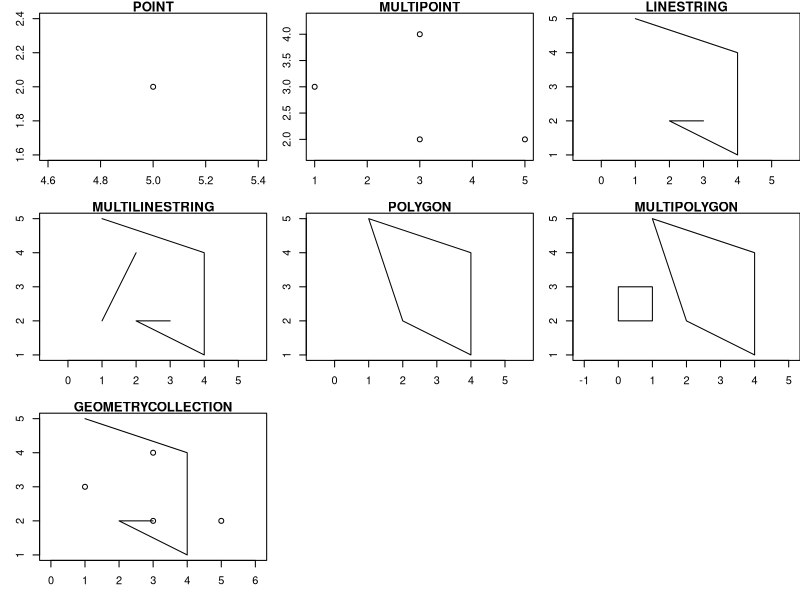

Source code (R):
## ---- chunk 1
knitr::opts_chunk$set(echo = TRUE, message = FALSE, warning = FALSE, eval = FALSE)
## ---- chunk 2
library(sf)
library(purrr)
library(tibble)
library(dplyr)
library(tidyr)
## ---- chunk 3
pts_sfg = st_point(c(5, 2))

multipoint_matrix = rbind(c(5, 2), c(1, 3), c(3, 4), c(3, 2))
mpts_sfg = st_multipoint(multipoint_matrix)

linestring_matrix = rbind(c(1, 5), c(4, 4), c(4, 1), c(2, 2), c(3, 2))
line_sfg = st_linestring(linestring_matrix)

multilinestring_list = list(rbind(c(1, 5), c(4, 4), c(4, 1), c(2, 2), c(3, 2)), 
                            rbind(c(1, 2), c(2, 4)))
mline_sfg = st_multilinestring((multilinestring_list))

polygon_list = list(rbind(c(1, 5), c(2, 2), c(4, 1), c(4, 4), c(1, 5)))
poly_sfg = st_polygon(polygon_list)

multipolygon_list = list(list(rbind(c(1, 5), c(2, 2), c(4, 1), c(4, 4), c(1, 5))),
                         list(rbind(c(0, 2), c(1, 2), c(1, 3), c(0, 3), c(0, 2))))
mpoly_sfg = st_multipolygon(multipolygon_list)

gemetrycollection_list = list(st_multipoint(multipoint_matrix),
                              st_linestring(linestring_matrix))
geoc_sfg = st_geometrycollection(gemetrycollection_list)

sfgs = list(pts_sfg = pts_sfg, mpts_sfg = mpts_sfg,
            line_sfg = line_sfg, mline_sfg = mline_sfg, 
            poly_sfg = poly_sfg, mpoly_sfg = mpoly_sfg,
            geoc_sfg = geoc_sfg)
## ---- chunk 4
pts_sfc = st_sfc(pts_sfg)
mpts_sfc = st_sfc(mpts_sfg)
line_sfc = st_sfc(line_sfg)
mline_sfc = st_sfc((mline_sfg))
poly_sfc = st_sfc(poly_sfg)
mpoly_sfc = st_sfc(mpoly_sfg)
geoc_sfc = st_sfc(geoc_sfg)

sfcs = list(pts_sfc = pts_sfc, mpts_sfc = mpts_sfc,
            line_sfc = line_sfc, mline_sfc = mline_sfc, 
            poly_sfc = poly_sfc, mpoly_sfc = mpoly_sfc,
            geoc_sfc = geoc_sfc)
## ---- chunk 5
my_df = data.frame(col = "a")
pts_sf = st_sf(my_df, pts_sfc)
mpts_sf = st_sf(my_df, mpts_sfc)
line_sf = st_sf(my_df, geom = line_sfc)
mline_sf = st_sf(my_df, geom = mline_sfc)
poly_sf = st_sf(my_df, geom = poly_sfc)
mpoly_sf = st_sf(my_df, geom = mpoly_sfc)
geoc_sf = st_sf(my_df, geom = geoc_sfc)

sfs = list(pts_sf = pts_sf, mpts_sf = mpts_sf,
           line_sf = line_sf, mline_sf = mline_sf, 
           poly_sf = poly_sf, mpoly_sf = mpoly_sf,
           geoc_sf = geoc_sf)
## ---- chunk 6
par(mfrow = c(3, 3))
par(mar = c(3, 3, 1, 0))
plot(pts_sfc, axes = TRUE, main = "POINT")
plot(mpts_sfc, axes = TRUE, main = "MULTIPOINT")
plot(line_sfc, axes = TRUE, main = "LINESTRING")
plot(mline_sfc, axes = TRUE, main = "MULTILINESTRING")
plot(poly_sfc, axes = TRUE, main = "POLYGON")
plot(mpoly_sfc, axes = TRUE, main = "MULTIPOLYGON")
plot(geoc_sfc, axes = TRUE, main = "GEOMETRYCOLLECTION")
## ---- chunk 7
st_type = function(x){
  if (all(is.na(x))){
    return(NA)
  } 
  x_class = class(x)
  if ("sfg" %in% x_class){
    return("sfg")
  } else if ("sfc" %in% x_class){
    return("sfc")
  } else if ("sf" %in% x_class){
    return("sf")
  }
}
st_geometry_type_s = function(x){
  if (is.null(x)){
    return(NULL)
  } else {
    return(as.character(st_geometry_type(x)))
  }
}
unique_s = function(x) {
  ifelse(is.null(x), "NA", unique(x))
}
st_caster = function(x){
  st_cast_s = possibly(st_cast, NULL)
  geometries_df = data_frame(to = c("POINT", "MULTIPOINT", 
                                    "LINESTRING", "MULTILINESTRING",
                                    "POLYGON", "MULTIPOLYGON",
                                    "GEOMETRYCOLLECTION"))
  
  geo_df = geometries_df %>% 
    mutate(result = map(to, st_cast_s, x = x)) %>% 
    mutate(result_geom = map(result, st_geometry_type_s)) %>% 
    mutate(result_geom_length = map_int(result_geom, length)) %>% 
    mutate(result_geom = map_chr(result_geom, unique_s)) %>% 
    mutate(result_type = map_chr(result, st_type)) %>% 
    mutate(input = list(x)) %>% 
    mutate(input_geom = st_geometry_type_s(x)) %>% 
    mutate(input_geom_length = map_int(input_geom, length)) %>% 
    mutate(input_geom = map_chr(input_geom, unique_s)) %>% 
    mutate(input_type = st_type(x)) %>% 
    mutate(input_geom = paste0(input_geom, "(", input_geom_length, ")"),
           result_geom = paste0(result_geom, "(", result_geom_length, ")")) %>% 
    select(input_geom, to, result_geom_length) %>% 
    mutate(result_geom_length = if_else(result_geom_length == 0, NA_integer_, result_geom_length)) %>% 
    spread(to, result_geom_length)
  
  geo_df
}
## ---- chunk 8
sfgs_st_cast = sfgs %>% map_dfr(st_caster)
sfcs_st_cast = sfcs %>% map_dfr(st_caster)
sfs_st_cast = sfs %>% map_dfr(st_caster)
## ---- chunk 9
sfgs_st_cast %>% 
  dplyr::select(input_geom, POINT, MULTIPOINT, LINESTRING, MULTILINESTRING, POLYGON, MULTIPOLYGON, GEOMETRYCOLLECTION) %>% 
  knitr::kable(caption = "Geometry casting on simple feature geometries with input type by row and output type by column. Values like (1) represent the number of features; NA means the operation is not possible.")
## ---- chunk 10
sfcs_st_cast %>% 
  dplyr::select(input_geom, POINT, MULTIPOINT, LINESTRING, MULTILINESTRING, POLYGON, MULTIPOLYGON, GEOMETRYCOLLECTION) %>% 
  knitr::kable(caption = "Geometry casting on simple feature geometry list columns with input type by row and output type by column. Values like (1) represent the number of features; NA means the operation is not possible.")
## ---- chunk 11
sfs_st_cast %>% 
  dplyr::select(input_geom, POINT, MULTIPOINT, LINESTRING, MULTILINESTRING, POLYGON, MULTIPOLYGON, GEOMETRYCOLLECTION) %>% 
  knitr::kable(caption = "Geometry casting on simple features with input type by row and output type by column. Values like (1) represent the number of features; NA means the operation is not possible.")
